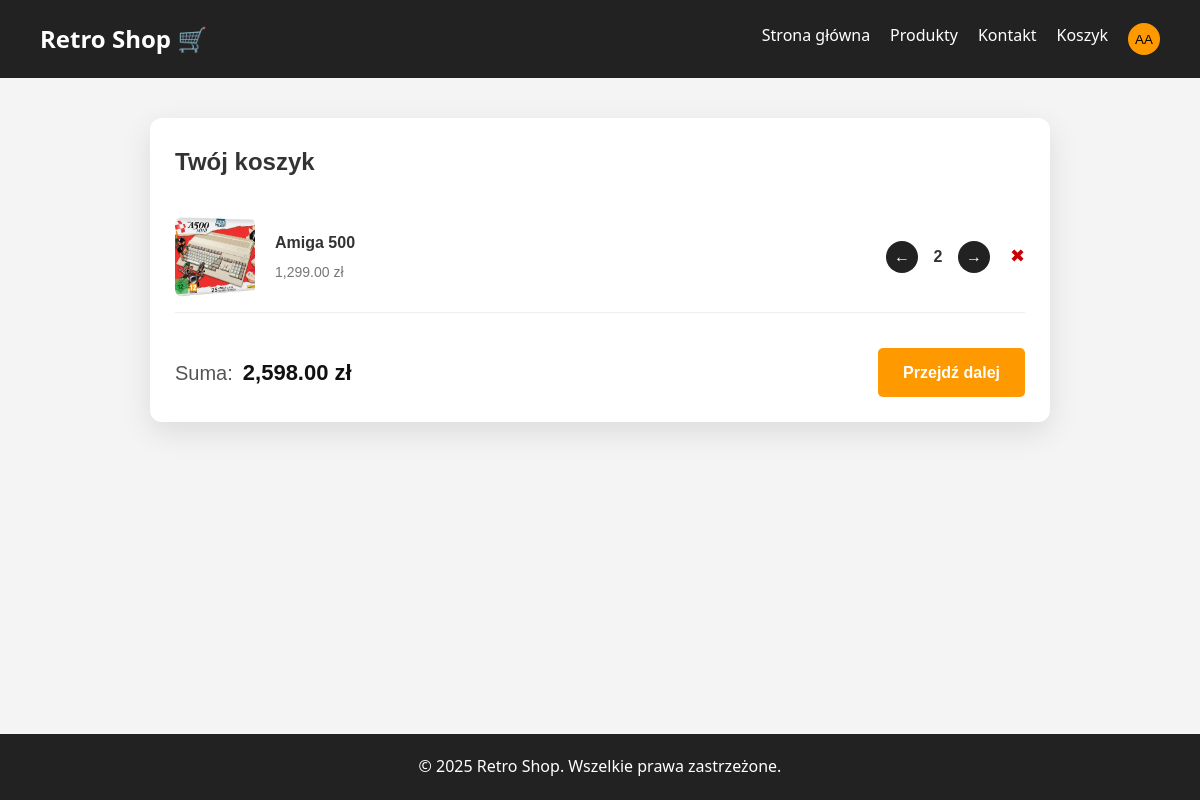
The page /cart/index.php (signed in) on the database its author committed.
### tables this page shows
CREATE TABLE users (
  user_id       INT          PRIMARY KEY AUTO_INCREMENT,
  first_name    VARCHAR(20)  NOT NULL,
  last_name     VARCHAR(30)  NOT NULL,
  email         VARCHAR(255) NOT NULL,
  password      VARCHAR(255) NOT NULL,
  is_admin      BOOLEAN      NOT NULL    DEFAULT FALSE
);

CREATE TABLE cart_items (
  cart_item_id INT PRIMARY KEY AUTO_INCREMENT,
  cart_id      INT NOT NULL,
  product_id   INT NOT NULL,
  quantity     INT NOT NULL,

  FOREIGN KEY (cart_id) REFERENCES carts(cart_id) ON DELETE CASCADE,
  FOREIGN KEY (product_id) REFERENCES products(product_id) ON DELETE CASCADE
);

CREATE TABLE img (
  img_id       INT          PRIMARY KEY AUTO_INCREMENT,
  file_name    VARCHAR(50)  NOT NULL,
  alt_name     VARCHAR(50)  NOT NULL
);

CREATE TABLE products (
  product_id  INT            PRIMARY KEY AUTO_INCREMENT,
  price       DECIMAL(10, 2) NOT NULL,
  title       VARCHAR(50)    NOT NULL,
  description TEXT           NOT NULL,
  first_img   INT            NOT NULL,
  second_img  INT            NOT NULL,
  in_stock    BOOLEAN        NOT NULL    DEFAULT TRUE,

  FOREIGN KEY (first_img)  REFERENCES img(img_id) ON DELETE CASCADE,
  FOREIGN KEY (second_img) REFERENCES img(img_id) ON DELETE CASCADE
);

### cart/index.php (the view, shortened to what this page needs)
<?php
require_once '..\php\db.php';
$user = null;
if (isset($_SESSION['user_id'])) {
    $user_id = $_SESSION['user_id'];
    $stmt = $db->prepare("SELECT * FROM users WHERE user_id = ?");
    $stmt->bind_param("i", $user_id);
    $stmt->execute();
    $result = $stmt->get_result();
    if ($result->num_rows > 0) {
        $user = $result->fetch_assoc();
    }
} else {
    $_SESSION['badAlert'] = "You have to be logged in!";
    header("Location: ..\login\index.php");
    exit();
}
$stmt = $db->prepare("SELECT cart_items.cart_item_id, cart_items.quantity, products.title, products.price, img.file_name as first_img FROM cart_items JOIN carts ON cart_items.cart_id = carts.cart_id JOIN products ON cart_items.product_id = products.product_id join img on products.first_img = img.img_id WHERE carts.user_id = ?");
$stmt->bind_param("i", $user_id);
$stmt->execute();
$result = $stmt->get_result();
?>
<!DOCTYPE html>
<html lang="pl">
<head>
    <link rel="stylesheet" href="..\php\styles.css">
</head>
<body>
    <header>
        <a href="..\home\index.php">
            <div class="logo">Retro Shop 🛒</div>
        </a>
        <nav>
            <ul>
                <li><a href="..\home\index.php">Strona główna</a></li>
                <li><a href="..\products\index.php">Produkty</a></li>
                <li><a href="..\contact\index.php">Kontakt</a></li>
                <li><a href="..\cart\index.php">Koszyk</a></li>
                <?php if ($user) : ?>
                    <li>
                        <button id="user_profile" onclick="toggleProfileOverlay()">
                            <?php
                                $firstname = htmlspecialchars($user['first_name']);
                                $surname = htmlspecialchars($user['last_name']);
                                $initials = strtoupper($firstname[0] . $surname[0]);
                                echo $initials;
                            ?>
                        </button>
                    </li>
                <?php endif; ?>
            </ul>
        </nav>
    </header>
    <?php if ($result->num_rows === 0): ?>
        <section class="hero">
            <h1>Twój koszyk jest pusty!</h1>
            <p>Dodaj produkty do koszyka, aby je kupić.</p>
        </section>
    <?php else: ?>
    <section class="cart_container">
        <h2>Twój koszyk</h2>
        <?php
        $total = 0;
        while ($row = $result->fetch_assoc()):
            $lineTotal = $row['price'] * $row['quantity'];
            $total += $lineTotal;
        ?>
            <div class="cart_item">
                <img src="..\files\product_images\<?php echo htmlspecialchars($row['first_img']); ?>" alt="">
                <div class="cart_info">
                    <h3><?php echo htmlspecialchars($row['title']); ?></h3>
                    <p class="price"><?php echo htmlspecialchars(number_format($row['price'],2)); ?> zł</p>
                </div>
                <form method="post" class="quantity_control">
                    <button type="submit" name="change" value="-1" class="qty_btn">&#8592;</button>
                    <span class="qty_value"><?php echo htmlspecialchars($row['quantity']); ?></span>
                    <button type="submit" name="change" value="1" class="qty_btn">&#8594;</button>
                </form>
                <form method="post">
                    <button type="submit" class="remove_btn">✖</button>
                </form>
            </div>
        <?php endwhile; ?>
        <div class="cart_footer">
            <div class="cart_summary">
                <span>Suma:</span>
                <strong><?php echo htmlspecialchars(number_format($total, 2)); ?> zł</strong>
            </div>
            <a href="../cart/order_address.php">Przejdź dalej</a>
        </div>
        <?php endif; ?>
    </section>
    <footer class="footer_bottom">
        <p>&copy; 2025 Retro Shop. Wszelkie prawa zastrzeżone.</p>
    </footer>
</body>
</html>

### php/styles.css (style rules this page uses)
* { margin: 0; padding: 0; box-sizing: border-box; }
a { text-decoration: none; color: white; }
body { font-family: 'Segoe UI', Tahoma, Geneva, Verdana, sans-serif; background-color: #f4f4f4; color: #333; line-height: 1.6; min-height: 96vh; }
header { background-color: #222; color: #fff; padding: 20px 40px; display: flex; justify-content: space-between; align-items: center; }
.logo { font-size: 24px; font-weight: bold; }
nav ul { list-style: none; display: flex; gap: 20px; }
nav ul li a { color: #fff; text-decoration: none; font-weight: 500; transition: color 0.3s; }
footer { background-color: #222; color: #fff; text-align: center; padding: 20px; position: sticky; }
.footer_bottom { position: absolute; bottom: 0; width: 100%; }
#user_profile { border: none; width: 32px; height: 32px; background-color: #ff9900; border-radius: 50%; display: inline-block; text-align: center; }
.cart_container { max-width: 900px; margin: 40px auto; background: #fff; padding: 25px; border-radius: 12px; box-shadow: 0 10px 30px rgba(0,0,0,0.1); font-family: Arial, sans-serif; }
.cart_container h2 { margin-bottom: 20px; font-size: 24px; font-weight: bold; }
.cart_item { display: grid; grid-template-columns: 80px 1fr auto auto; gap: 20px; align-items: center; padding: 15px 0; border-bottom: 1px solid #eee; width: 100%; }
.cart_item img { width: 80px; height: 80px; object-fit: cover; border-radius: 8px; }
.cart_info h3 { margin: 0; font-size: 16px; }
.cart_info .price { color: #777; margin-top: 5px; font-size: 14px; }
.quantity_control { display: flex; align-items: center; gap: 10px; }
.qty_btn { width: 32px; height: 32px; border: none; border-radius: 50%; background: #222; color: #fff; font-size: 16px; cursor: pointer; transition: 0.2s; }
.qty_value { min-width: 20px; text-align: center; font-weight: bold; }
.remove_btn { background: none; border: none; font-size: 18px; cursor: pointer; color: #c00; transition: color 0.2s; }
.cart_summary { font-size: 20px; display: flex; gap: 10px; align-items: center; }
.cart_summary span { color: #555; }
.cart_summary strong { font-size: 22px; color: #111; }
.cart_footer { display: flex; justify-content: space-between; align-items: center; margin-top: 15px; padding-top: 20px; width: 100%; }
.cart_footer a, .cart_footer button { background-color: #ff9900; color: #fff; padding: 12px 25px; text-decoration: none; border-radius: 5px; font-weight: bold; transition: 0.3s; border: none; }

### rows shown on the page
users: initials "AA"
cart_items: img.file_name (picture), product.title "Amiga 500", product.price "1,299.00", quantity "2"

### other values the page prints
$total "2,598.00"
